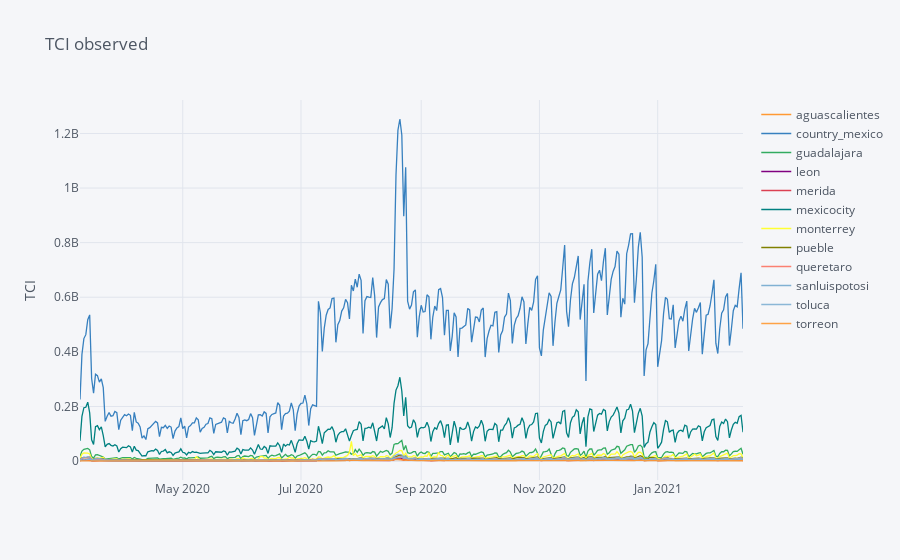

The cell this chart's notebook holds for it:
### Markdown cell above
## Plots

### Code cell
df_sel[['date', 'observed', 'region_slug']] \
    .pivot(index='date', columns='region_slug', values='observed') \
    .iplot(
    #theme='custom',
    yTitle='TCI',
    title='TCI observed',
)

### Figure 1 — Plotly figure (JSON) as saved in the notebook; plotly's stock layout.template omitted (floating-point values rounded to 4 significant figures; data arrays with more than 128 entries replaced by an {"elided": "..."} marker saying what was removed)
{"data": [{"line": {"color": "rgba(255, 153, 51, 1.0)", "dash": "solid", "shape": "linear", "width": 1.3}, "mode": "lines", "name": "aguascalientes", "text": "", "type": "scatter", "x": {"elided": "343 str values"}, "y": {"elided": "343 int values"}}, {"line": {"color": "rgba(55, 128, 191, 1.0)", "dash": "solid", "shape": "linear", "width": 1.3}, "mode": "lines", "name": "country_mexico", "text": "", "type": "scatter", "x": {"elided": "343 str values"}, "y": {"elided": "343 int values"}}, {"line": {"color": "rgba(50, 171, 96, 1.0)", "dash": "solid", "shape": "linear", "width": 1.3}, "mode": "lines", "name": "guadalajara", "text": "", "type": "scatter", "x": {"elided": "343 str values"}, "y": {"elided": "343 int values"}}, {"line": {"color": "rgba(128, 0, 128, 1.0)", "dash": "solid", "shape": "linear", "width": 1.3}, "mode": "lines", "name": "leon", "text": "", "type": "scatter", "x": {"elided": "343 str values"}, "y": {"elided": "343 int values"}}, {"line": {"color": "rgba(219, 64, 82, 1.0)", "dash": "solid", "shape": "linear", "width": 1.3}, "mode": "lines", "name": "merida", "text": "", "type": "scatter", "x": {"elided": "343 str values"}, "y": {"elided": "343 int values"}}, {"line": {"color": "rgba(0, 128, 128, 1.0)", "dash": "solid", "shape": "linear", "width": 1.3}, "mode": "lines", "name": "mexicocity", "text": "", "type": "scatter", "x": {"elided": "343 str values"}, "y": {"elided": "343 int values"}}, {"line": {"color": "rgba(255, 255, 51, 1.0)", "dash": "solid", "shape": "linear", "width": 1.3}, "mode": "lines", "name": "monterrey", "text": "", "type": "scatter", "x": {"elided": "343 str values"}, "y": {"elided": "343 int values"}}, {"line": {"color": "rgba(128, 128, 0, 1.0)", "dash": "solid", "shape": "linear", "width": 1.3}, "mode": "lines", "name": "pueble", "text": "", "type": "scatter", "x": {"elided": "343 str values"}, "y": {"elided": "343 int values"}}, {"line": {"color": "rgba(251, 128, 114, 1.0)", "dash": "solid", "shape": "linear", "width": 1.3}, "mode": "lines", "name": "queretaro", "text": "", "type": "scatter", "x": {"elided": "343 str values"}, "y": {"elided": "343 int values"}}, {"line": {"color": "rgba(128, 177, 211, 1.0)", "dash": "solid", "shape": "linear", "width": 1.3}, "mode": "lines", "name": "sanluispotosi", "text": "", "type": "scatter", "x": {"elided": "343 str values"}, "y": {"elided": "343 int values"}}, {"line": {"color": "rgba(128, 177, 211, 0.8999999999999999)", "dash": "solid", "shape": "linear", "width": 1.3}, "mode": "lines", "name": "toluca", "text": "", "type": "scatter", "x": {"elided": "343 str values"}, "y": {"elided": "343 int values"}}, {"line": {"color": "rgba(255, 153, 51, 0.8999999999999999)", "dash": "solid", "shape": "linear", "width": 1.3}, "mode": "lines", "name": "torreon", "text": "", "type": "scatter", "x": {"elided": "343 str values"}, "y": {"elided": "343 int values"}}], "layout": {"legend": {"bgcolor": "#F5F6F9", "font": {"color": "#4D5663"}}, "paper_bgcolor": "#F5F6F9", "plot_bgcolor": "#F5F6F9", "title": {"font": {"color": "#4D5663"}, "text": "TCI observed"}, "xaxis": {"gridcolor": "#E1E5ED", "showgrid": true, "tickfont": {"color": "#4D5663"}, "title": {"font": {"color": "#4D5663"}, "text": ""}, "zerolinecolor": "#E1E5ED"}, "yaxis": {"gridcolor": "#E1E5ED", "showgrid": true, "tickfont": {"color": "#4D5663"}, "title": {"font": {"color": "#4D5663"}, "text": "TCI"}, "zerolinecolor": "#E1E5ED"}}}
